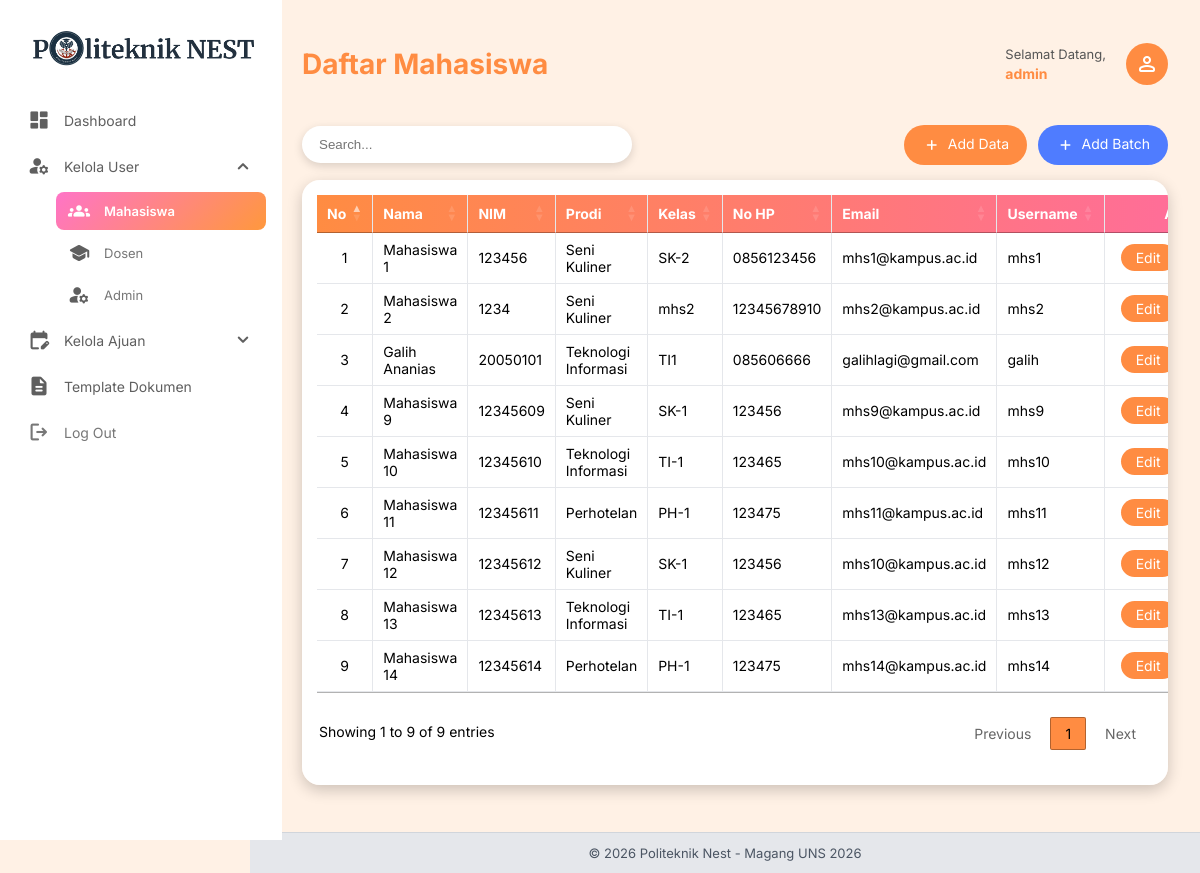
The page /admin/mahasiswa/index.php (signed in) on the database its author committed.
### tables this page shows
CREATE TABLE `mahasiswa` (
  `id` int NOT NULL,
  `nim` varchar(20) NOT NULL,
  `username` varchar(50) NOT NULL,
  `password` varchar(255) NOT NULL,
  `nama` varchar(100) NOT NULL,
  `email` varchar(100) DEFAULT NULL,
  `prodi` varchar(50) DEFAULT NULL,
  `kelas` varchar(20) DEFAULT NULL,
  `nomor_telepon` varchar(25) NOT NULL,
  `created_at` timestamp NULL DEFAULT CURRENT_TIMESTAMP
);

### admin/mahasiswa/index.php (the view, shortened to what this page needs)
<?php
require_once "../../config/connection.php";
$username = $_SESSION['user']['username'];
$no=1;
$stmt = $pdo->query("SELECT * FROM mahasiswa ORDER BY id ASC");
$data = $stmt->fetchAll(PDO::FETCH_ASSOC);
?>
<!DOCTYPE html>
<html lang="id">
<head>
<link rel="stylesheet" href="https://cdn.datatables.net/1.13.8/css/jquery.dataTables.min.css">
</head>
<body>
<?php require_once __DIR__.'/../sidebar.php'; ?>
<div class="main-content">
<div class="topbar">
    <h1>Daftar Mahasiswa</h1>
    <div class="admin-info">
        <div class="admin-text">
            <span>Selamat Datang,</span><br>
            <b><?php echo htmlspecialchars($username); ?></b>
        </div>
        <div class="avatar">
            <span class="material-symbols-rounded" style="color:#fff">person</span>
        </div>
    </div>
</div>
<div class="action-row">
    <div class="search-box">
        <input type="text" id="search" placeholder="Search...">
    </div>
    <div>
        <a href="add.php" class="btn">
            <span class="material-symbols-rounded">add</span> Add Data
        </a>
        <a href="mahasiswa_import.php" class="btn blue">
            <span class="material-symbols-rounded">add</span> Add Batch
        </a>
    </div>
</div>
<div class="card">
<table id="datatable">
<thead>
<tr>
    <th>No</th>
    <th>Nama</th>
    <th>NIM</th>
    <th>Prodi</th>
    <th>Kelas</th>
    <th>No HP</th>
    <th>Email</th>
    <th>Username</th>
    <th>Aksi</th>
</tr>
</thead>
<tbody>
<?php foreach($data as $m): ?>
<tr>
    <td><?= $no++; ?></td>
    <td><?= $m['nama'] ?></td>
    <td><?= $m['nim'] ?></td>
    <td><?= $m['prodi'] ?></td>
    <td><?= $m['kelas'] ?></td>
    <td><?= $m['nomor_telepon'] ?></td>
    <td><?= $m['email'] ?></td>
    <td><?= $m['username'] ?></td>
    <td>
        <div class="action-btn">
            <a href="edit.php?id=<?= $m['id'] ?>" class="btn edit">Edit</a>
        </div>
    </td>
</tr>
<?php endforeach; ?>
</tbody>
</table>
</div>
</div>
</body>
</html>

### admin/mahasiswa/index.php (style rules this page uses)
.topbar { display:flex;justify-content:space-between;align-items:center;margin-bottom:25px }
.topbar h1 { color:#ff8c42;font-size:28px }
.admin-info { display:flex;align-items:left;gap:20px }
.admin-text span { font-size:13px;color:#555 }
.admin-text b { color:#ff8c42;font-size:14px }
.avatar { width:42px;height:42px; background:#ff8c42;border-radius:50%; display:flex;align-items:center;justify-content:center; }
.action-row { display:flex;justify-content:space-between; align-items:center;margin-bottom:15px; flex-wrap:wrap;gap:10px }
.search-box { background:#fff;padding:10px 15px; border-radius:25px;width:300px; display:flex;box-shadow:0 3px 10px rgba(0,0,0,.15) }
.search-box input { border:none;outline:none;width:100% }
.btn { padding:10px 18px;border-radius:20px; background:#ff8c42;color:#fff; text-decoration:none;border:none; font-size: 14px; gap: 6px; margin-left: 6px; display: inline-flex; }
.btn .material-symbols-rounded { font-size: 20px; line-height: 1; align-content: center; vertical-align: middle; }
.btn.edit { background:#ff8c42;padding: 5px 15px !important; }
.btn.blue { background:#4f7cff }
.card { background:#fff;border-radius:18px; padding:15px; box-shadow:0 5px 15px rgba(0,0,0,.2); overflow-x:auto; }
table { width:100%;border-collapse:collapse;min-width:900px }
thead tr { background:linear-gradient(to right,#ff8c42,#ff6aa2); }
th { padding:12px;color:#fff; font-size: 14px;text-align:center; }
td { padding:10px;border-bottom:1px solid #eee; font-size: 14px;text-align:left; }
.action-btn { display:flex;gap:6px;justify-content:center; }
table.dataTable th, table.dataTable td { border-right: 1px solid #e5e7eb; }
table.dataTable th:last-child, table.dataTable td:last-child { border-right: none; }
table.dataTable tbody tr td { border-bottom: 1px solid #e5e7eb; }
table.dataTable th:nth-child(1), table.dataTable td:nth-child(1) { width: 20px; text-align: center; }
table.dataTable th:nth-child(2), table.dataTable td:nth-child(2) { width: 250px; }
table.dataTable th:nth-child(3), table.dataTable td:nth-child(3) { width: 100px; }
table.dataTable th:nth-child(4), table.dataTable td:nth-child(4) { width: 100px; }
table.dataTable th:last-child, table.dataTable td:last-child { width: 100px; text-align: center; }

### admin/sidebar.php (style rules this page uses)
:root { --pink: #FF74C7; --orange: #FF983D; --gradient: linear-gradient(135deg, #FF74C7, #FF983D); }
body { background-color: #FFF1E5; font-family: 'Inter', sans-serif !important; margin: 0; }
.main-content { margin-left: 270px; padding: 28px 32px; margin-bottom: 60px; }

### admin/footer.php (style rules this page uses)
:root { --pink: #FF74C7; --orange: #FF983D; --gradient: linear-gradient(135deg, #FF74C7, #FF983D); }

### rows shown on the page
mahasiswa: nama "Mahasiswa 1", nim "123456", prodi "Seni Kuliner", kelas "SK-2", nomor_telepon "0856123456", email "mhs1@kampus.ac.id", username "mhs1"
mahasiswa: nama "Mahasiswa 2", nim "1234", prodi "Seni Kuliner", kelas "mhs2", nomor_telepon "12345678910", email "mhs2@kampus.ac.id", username "mhs2"
mahasiswa: nama "Galih Ananias", nim "20050101", prodi "Teknologi Informasi", kelas "TI1", nomor_telepon "085606666", email "galihlagi@gmail.com", username "galih"
mahasiswa: nama "Mahasiswa 9", nim "12345609", prodi "Seni Kuliner", kelas "SK-1", nomor_telepon "123456", email "mhs9@kampus.ac.id", username "mhs9"
mahasiswa: nama "Mahasiswa 10", nim "12345610", prodi "Teknologi Informasi", kelas "TI-1", nomor_telepon "123465", email "mhs10@kampus.ac.id", username "mhs10"
mahasiswa: nama "Mahasiswa 11", nim "12345611", prodi "Perhotelan", kelas "PH-1", nomor_telepon "123475", email "mhs11@kampus.ac.id", username "mhs11"
mahasiswa: nama "Mahasiswa 12", nim "12345612", prodi "Seni Kuliner", kelas "SK-1", nomor_telepon "123456", email "mhs10@kampus.ac.id", username "mhs12"
mahasiswa: nama "Mahasiswa 13", nim "12345613", prodi "Teknologi Informasi", kelas "TI-1", nomor_telepon "123465", email "mhs13@kampus.ac.id", username "mhs13"
mahasiswa: nama "Mahasiswa 14", nim "12345614", prodi "Perhotelan", kelas "PH-1", nomor_telepon "123475", email "mhs14@kampus.ac.id", username "mhs14"

### other values the page prints
$username "admin"
